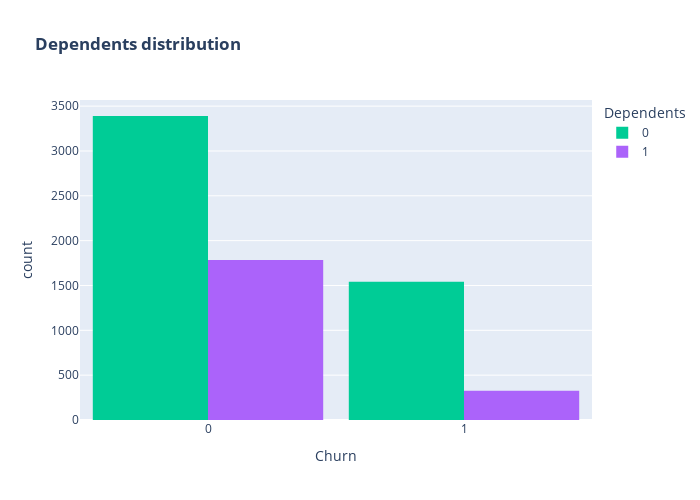

Notebook cell for this chart:
### Code cell
color_map = {"Yes": "#FF97FF", "No": "#AB63FA"}
fig = px.histogram(df, x="Churn", color="Dependents", barmode="group", title="<b>Dependents distribution</b>", color_discrete_map=color_map)
fig.update_layout(width=700, height=500, bargap=0.1)
fig.show()

### Figure 1 — Plotly figure (JSON) as saved in the notebook; plotly's stock layout.template omitted (floating-point values rounded to 4 significant figures; data arrays with more than 128 entries replaced by an {"elided": "..."} marker saying what was removed)
{"data": [{"alignmentgroup": "True", "bingroup": "x", "hovertemplate": "Dependents=0<br>Churn=%{x}<br>count=%{y}<extra></extra>", "legendgroup": "0", "marker": {"color": "#00cc96", "pattern": {"shape": ""}}, "name": "0", "offsetgroup": "0", "orientation": "v", "showlegend": true, "type": "histogram", "x": {"elided": "4933 int values"}, "xaxis": "x", "yaxis": "y"}, {"alignmentgroup": "True", "bingroup": "x", "hovertemplate": "Dependents=1<br>Churn=%{x}<br>count=%{y}<extra></extra>", "legendgroup": "1", "marker": {"color": "#ab63fa", "pattern": {"shape": ""}}, "name": "1", "offsetgroup": "1", "orientation": "v", "showlegend": true, "type": "histogram", "x": {"elided": "2110 int values"}, "xaxis": "x", "yaxis": "y"}], "layout": {"bargap": 0.1, "barmode": "group", "height": 500, "legend": {"title": {"text": "Dependents"}, "tracegroupgap": 0}, "title": {"text": "<b>Dependents distribution</b>"}, "width": 700, "xaxis": {"anchor": "y", "autorange": true, "domain": [0, 1], "range": [-0.5, 1.5], "title": {"text": "Churn"}, "type": "linear"}, "yaxis": {"anchor": "x", "autorange": true, "domain": [0, 1], "range": [0, 3568.0], "title": {"text": "count"}}}}
